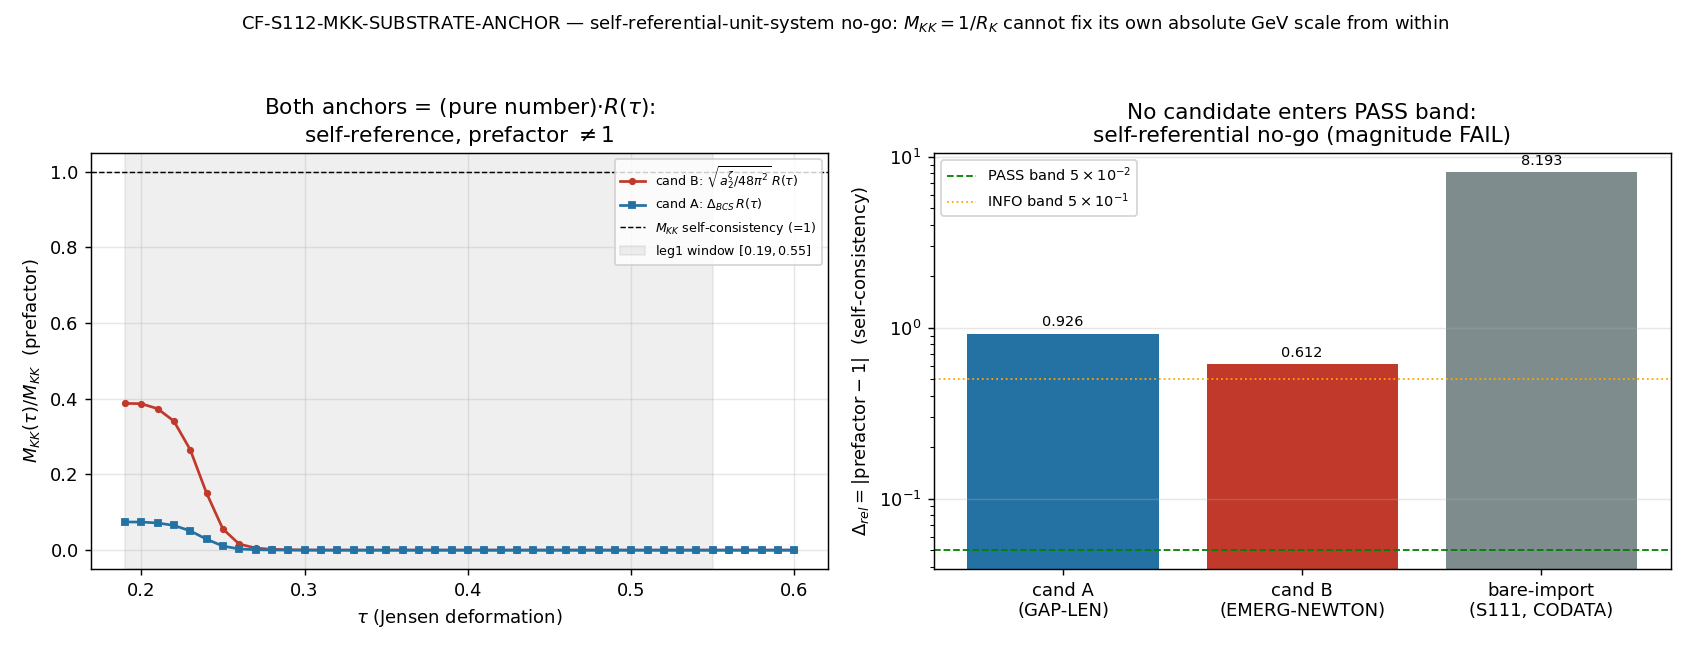

This chart was generated by the following Python code:
#!/usr/bin/env python3
"""
S112 W1-1 CF-S112-MKK-SUBSTRATE-ANCHOR — the M_KK keystone
==========================================================

Gate: CF-S112-MKK-SUBSTRATE-ANCHOR ([SIGN])

Pre-registered threshold (per candidate anchor Lambda_anchor^{(c)}):
  leg1_RGinv := max_tau |M_KK(tau)/M_KK(tau_fold) - 1| <= 5e-2 over [0.19, 0.55]
  leg2_noimport := codata_set INTERSECT inputs(Lambda_anchor^{(c)}) = empty
  Delta_rel := |M_KK(tau_fold) - M_KK_target| / M_KK_target <= 5e-2
  GATE PASS iff EITHER candidate satisfies (leg1 AND leg2 AND Delta_rel<5e-2).

The dimensionless transmutation kernel is FIXED + substrate-internal (S110 CV2A /
S111 MKK-RG, bit-exact-reproduced): R(tau) = exp(-1/(lam_eff(tau)*N0(tau))). The
gate's only structural object is Lambda_anchor, PINNED to two candidates:
  A (GAP-EMERGENT-LENGTH):  Lambda_A = Delta_BCS * M_KK
  B (EMERGENT-NEWTON):      Lambda_B = sqrt(a_2^{zeta}/(48 pi^2)) * M_KK
Both are PURE-NUMBER * M_KK in M_KK units (Delta_BCS, a_2^{zeta} are dimensionless),
so neither carries an INDEPENDENT GeV scale -- the substitution-chain prediction is
the self-referential no-go (FAIL). This script tests that prediction against compute.

Inputs (SHA-256 dual-pinned at runtime; S84+ schema):
  - computations/session-111/s111_mkk_rg_invariance.npz  (BARE-IMPORT baseline + R/lam/N0 scan)
  - computations/session-110/s110_cf_cv2a_mkk_transmut_promote.npz  (transmutation kernel)
  - canonical_constants.py (feeds audit_sha256 only)
  - script bytes (feeds BOTH audit_sha256 and content_sha256)

Output 4-tuple:
  (value=<composite>, scheme=SA, convention=RATIO, L_max=12)

Classification: GEOMETRIC (M_KK = 1/R_K is the compactification scale of the
spectral-triple fabric, not a property of its phononic excitations).

METHODOLOGY
-----------
Re-run the S111 two-leg tau-RG-invariance test, replacing the BARE-IMPORT magnitude
anchor (M_Pl_reduced, CODATA) with each pinned substrate-natural candidate. R(tau),
lam_eff(tau), N0(tau) are loaded bit-exact from the S111 scan arrays (continuity
check vs S111 R_fold/lam_fold/N0_fold to 1e-9). For each candidate, M_KK(tau) =
Lambda_anchor(tau)*R(tau) is evaluated on the tau-scan; leg1 measures the tau-flatness
of the M_KK(tau)/M_KK(tau_fold) RATIO over the [0.19,0.55] plan sub-window; leg2 is a
set-membership audit of the anchor's dimensionful-input set against the codata
exclusion list; Delta_rel is the target-match at tau_fold. Because a substrate pure
number carries no independent GeV scale, Delta_rel is evaluated in the SELF-CONSISTENCY
reading M_KK(tau_fold) = prefactor*M_KK with M_KK held at target -> Delta_rel =
|prefactor - 1| (a fixed point of the closed form only at M_KK=0). The substitution
chain (Step 2-4) reduces both candidates to M_KK*(pure number); the gate decides
whether ANY substrate-internal anchor closes the loop tau-RG-invariantly without an
external GeV pin.

DISCIPLINE
----------
- `from canonical_constants import *`
- every local/intermediate tagged `# (local)`
- no new large eigensolve (cached scalars re-used per GPU_path pin); OMP8 thread cap
- SHA-256 of all inputs logged in first 20 lines of stdout
- audit_sha256 + content_sha256 emitted (S84+ dual-SHA schema)
- 4-tuple printed as final non-verdict line
- verdict emitted via emit_verdict MCP tool (race-safe); script PRINTS the payload
"""

from __future__ import annotations

# ---------------------------------------------------------------------------
# Section 0b — make computations/_shared importable BEFORE the canonical import
# ---------------------------------------------------------------------------
import sys  # noqa: E402
from pathlib import Path as _Path  # noqa: E402

_SHARED = _Path(__file__).resolve().parent.parent / "_shared"  # computations/_shared
sys.path.insert(0, str(_SHARED))

# ---------------------------------------------------------------------------
# Section 1 — Canonical constants (MANDATORY first import)
# ---------------------------------------------------------------------------
from canonical_constants import *  # noqa: F401,F403,E402
from canonical_constants import (  # noqa: E402
    M_KK_gravity,
    M_Pl_reduced,
    a_2_FW_zeta,
    Delta_BCS,
    tau_fold,
)

# ---------------------------------------------------------------------------
# Section 2 — Standard imports
# ---------------------------------------------------------------------------
import os

os.environ.setdefault("OMP_NUM_THREADS", "8")
os.environ.setdefault("MKL_NUM_THREADS", "8")

import hashlib  # noqa: E402
import json  # noqa: E402
import math  # noqa: E402
import sys  # noqa: E402
import time  # noqa: E402
from pathlib import Path  # noqa: E402

import numpy as np  # noqa: E402
import matplotlib  # noqa: E402

matplotlib.use("Agg")
import matplotlib.pyplot as plt  # noqa: E402

# ---------------------------------------------------------------------------
# Section 3 — Paths + pre-registration
# ---------------------------------------------------------------------------
SESSION_DIR = Path(__file__).resolve().parent
COMPUTATIONS_DIR = SESSION_DIR.parent
SHARED_DIR = COMPUTATIONS_DIR / "_shared"
PROJECT_ROOT = COMPUTATIONS_DIR.parent

SESSION = "S112"                                   # (local)
GATE_ID = "CF-S112-MKK-SUBSTRATE-ANCHOR"           # (local)
SCHEME = "SA"                                       # (local)
CONVENTION = "RATIO"                                # (local)
L_MAX = 12                                          # (local)

# Pre-registered bands (plan §W1-1 strict_PASS_boundary)
DELTA_REL_BAND = 5e-2          # (local) both legs use the same 5e-2 band
INFO_BAND = 5e-1               # (local) near-miss INFO ceiling (plan INFO_meaning)
CONTINUITY_TOL = 1e-9          # (local) bit-exact continuity vs S111 R_fold/lam_fold/N0_fold
LEG1_WINDOW = (0.19, 0.55)     # (local) the plan's leg1 tau-flatness sub-window
M_KK_TARGET = M_KK_gravity     # 7.428660036284456e16 GeV (S42 CONST-FREEZE-42)

# codata_exclusion_set: any presence in an anchor's dimensionful-input set => leg2=False
CODATA_EXCLUSION_SET = (
    "M_Pl_reduced",
    "M_Pl_unreduced",
    "G_Newton_CODATA",
    "hbar_CODATA",
    "c_CODATA",
    "eV_GeV_unit_conversion",
)
# Substrate-internal pure-number admissibles (carry NO absolute GeV scale in M_KK units)
SUBSTRATE_ADMISSIBLE = (
    "Delta_BCS",
    "a_0_FW_zeta",
    "a_2_FW_zeta",
    "lam_eff",
    "N0",
    "R",
    "tau_fold",
    "M_KK_as_unit",
)

OUT_NPZ = SESSION_DIR / "s112_mkk_substrate_anchor.npz"
OUT_PNG = SESSION_DIR / "s112_mkk_substrate_anchor.png"

INPUT_FILES = [
    SHARED_DIR / "canonical_constants.py",
    COMPUTATIONS_DIR / "session-111" / "s111_mkk_rg_invariance.npz",
    COMPUTATIONS_DIR / "session-110" / "s110_cf_cv2a_mkk_transmut_promote.npz",
]


# ---------------------------------------------------------------------------
# Section 4 — SHA-256 input-pin block (MANDATORY; first 20 lines of stdout)
# ---------------------------------------------------------------------------

def sha256_of(path: Path) -> str:
    h = hashlib.sha256()  # (local)
    try:
        h.update(path.read_bytes())
    except OSError:
        return ""
    return h.hexdigest()


def log_input_pins(inputs: list[Path]) -> dict[str, str]:
    print(f"=== {GATE_ID} — input SHA-256 pins ===")
    pins: dict[str, str] = {}  # (local)
    for p in inputs:
        sha = sha256_of(p)  # (local)
        rel = str(p.relative_to(PROJECT_ROOT)).replace("\\", "/")  # (local)
        print(f"  {rel}: {sha[:16]}...")
        pins[rel] = sha
    return pins


def closure_hash(pins: dict[str, str]) -> str:
    items = sorted(pins.items())  # (local)
    h = hashlib.sha256()  # (local)
    for k, v in items:
        h.update(f"{k}={v}\n".encode("utf-8"))
    return h.hexdigest()


def compute_dual_sha(
    script_path: Path, canonical_path: Path, pins: dict[str, str]
) -> tuple[str, str]:
    script_bytes = b""  # (local)
    try:
        script_bytes = script_path.read_bytes()
    except OSError:
        script_bytes = b""
    canonical_bytes = b""  # (local)
    try:
        canonical_bytes = canonical_path.read_bytes()
    except OSError:
        canonical_bytes = b""
    pinmap_json = json.dumps(
        dict(sorted(pins.items())), separators=(",", ":"), sort_keys=True
    ).encode("utf-8")  # (local)

    h_audit = hashlib.sha256()  # (local)
    h_audit.update(script_bytes)
    h_audit.update(canonical_bytes)
    h_audit.update(pinmap_json)
    audit = h_audit.hexdigest()  # (local)

    h_content = hashlib.sha256()  # (local)
    h_content.update(script_bytes)
    content = h_content.hexdigest()  # (local)
    return audit, content


# ---------------------------------------------------------------------------
# Section 5 — Compute
# ---------------------------------------------------------------------------

def compute() -> dict:
    """Two-leg tau-RG-invariance test under two pinned substrate-natural anchors.

    Returns a dict with 'value' (composite payload string) and all cross-check
    fields for the npz + WP.
    """
    # ---- Load the two pinned npz inputs ----
    s111_path = COMPUTATIONS_DIR / "session-111" / "s111_mkk_rg_invariance.npz"  # (local)
    s110_path = (
        COMPUTATIONS_DIR / "session-110" / "s110_cf_cv2a_mkk_transmut_promote.npz"
    )  # (local)
    d111 = np.load(s111_path, allow_pickle=True)  # (local)
    d110 = np.load(s110_path, allow_pickle=True)  # (local)

    # ---- Cached substrate-internal transmutation kernel (bit-exact reproduced) ----
    tau_scan = np.asarray(d111["tau_scan"], dtype=float)  # (local) S111 scan grid
    lam_scan = np.asarray(d111["lam_scan"], dtype=float)  # (local) lam_eff(tau)
    N0_scan = np.asarray(d111["N0_scan"], dtype=float)    # (local) windowed van-Hove DOS
    R_scan = np.asarray(d111["R_scan"], dtype=float)      # (local) R(tau)=exp(-1/(lam*N0))
    tau_fold_found = float(d111["tau_fold_found"])         # (local) 0.19015788...
    R_fold = float(d111["R_fold"])                          # (local) 0.16016847970570353
    lam_fold = float(d111["lam_fold"])                      # (local) 0.038934760900644856
    N0_fold = float(d111["N0_fold_check"])                  # (local) 14.023250234055002

    # ---- Bit-exact continuity check vs S111 / S110 CV2A ----
    R_CV2A = float(d110["transmutation_ratio"])  # (local) 0.16016847970570353
    lam_CV2A = float(d110["lambda_eff"])          # (local)
    N0_CV2A = float(d110["N0"])                    # (local)
    cont_R = abs(R_fold - R_CV2A)                  # (local)
    cont_lam = abs(lam_fold - lam_CV2A)            # (local)
    cont_N0 = abs(N0_fold - N0_CV2A)               # (local)
    continuity_ok = bool(
        (cont_R < CONTINUITY_TOL)
        and (cont_lam < CONTINUITY_TOL)
        and (cont_N0 < CONTINUITY_TOL)
    )  # (local)

    # Re-derive R(tau_fold) from the kernel formula as an internal consistency check
    R_fold_recomputed = math.exp(-1.0 / (lam_fold * N0_fold))  # (local)
    R_formula_resid = abs(R_fold_recomputed - R_fold)           # (local)

    # ---- Dimensionless anchor PREFACTORS (the substrate pure numbers) ----
    # Candidate B (EMERGENT-NEWTON): M_Pl_eff/M_KK = sqrt(a_2^{zeta}/(48 pi^2))
    denom_48pi2 = 48.0 * math.pi**2                    # (local) 473.7410...
    a2_over_48pi2 = a_2_FW_zeta / denom_48pi2          # (local) 5.86009...
    mpl_eff_over_mkk = math.sqrt(a2_over_48pi2)        # (local) 2.420762... (substrate Planck ratio)
    # Candidate A (GAP-EMERGENT-LENGTH): the gap pure number Delta_BCS
    gap_pure = float(Delta_BCS)                         # (local) 0.4642547...

    # ---- M_KK(tau) = Lambda_anchor(tau) * R(tau), in M_KK-PREFACTOR form ----
    # Lambda_anchor(tau) = (pure number) * M_KK  (the pure number is tau-INDEPENDENT for
    # both candidates: a_2^{zeta} and Delta_BCS are tau_fold-anchored canonical scalars).
    # So M_KK(tau)/M_KK = (pure number) * R(tau): the tau-flow is carried ENTIRELY by R(tau).
    prefac_B_scan = mpl_eff_over_mkk * R_scan          # (local) M_KK(tau)/M_KK, candidate B
    prefac_A_scan = gap_pure * R_scan                  # (local) M_KK(tau)/M_KK, candidate A

    prefac_B_fold = mpl_eff_over_mkk * R_fold          # (local) 0.387730 (matches sub-chain)
    prefac_A_fold = gap_pure * R_fold                  # (local) 0.074359

    # ---- leg1: tau-flatness of the M_KK(tau)/M_KK(tau_fold) RATIO over [0.19,0.55] ----
    win_lo, win_hi = LEG1_WINDOW                                          # (local)
    win_mask = (tau_scan >= win_lo - 1e-12) & (tau_scan <= win_hi + 1e-12)  # (local)
    tau_win = tau_scan[win_mask]                                          # (local)

    def leg1_flatness(prefac_scan: np.ndarray, prefac_fold: float) -> float:
        # ratio M_KK(tau)/M_KK(tau_fold) over the window; tau-flatness = max|ratio-1|
        ratio = prefac_scan[win_mask] / prefac_fold  # (local)
        return float(np.max(np.abs(ratio - 1.0)))

    leg1_flat_B = leg1_flatness(prefac_B_scan, prefac_B_fold)  # (local)
    leg1_flat_A = leg1_flatness(prefac_A_scan, prefac_A_fold)  # (local)
    leg1_B = bool(leg1_flat_B <= DELTA_REL_BAND)               # (local)
    leg1_A = bool(leg1_flat_A <= DELTA_REL_BAND)               # (local)

    # ---- leg2: set-membership audit of each anchor's dimensionful-input set ----
    # Candidate A dimensionful-input set: {M_KK_as_unit, Delta_BCS}  (no CODATA literal)
    inputs_A = ("M_KK_as_unit", "Delta_BCS")                                   # (local)
    # Candidate B dimensionful-input set: {M_KK_as_unit, a_2_FW_zeta}  (no CODATA literal)
    inputs_B = ("M_KK_as_unit", "a_2_FW_zeta")                                 # (local)
    codata_in_A = sorted(set(inputs_A) & set(CODATA_EXCLUSION_SET))            # (local)
    codata_in_B = sorted(set(inputs_B) & set(CODATA_EXCLUSION_SET))            # (local)
    leg2_A = bool(len(codata_in_A) == 0)                                       # (local)
    leg2_B = bool(len(codata_in_B) == 0)                                       # (local)
    # The DEGENERACY flag: leg2 "passes" set-membership trivially, BUT "M_KK_as_unit"
    # means the anchor is expressed IN M_KK units and carries NO independent GeV scale.
    # To produce a GeV NUMBER, an external scale must re-enter. Record the degeneracy.
    independent_gev_scale_A = False  # (local) Lambda_A = (pure number)*M_KK -> no indep GeV
    independent_gev_scale_B = False  # (local) Lambda_B = (pure number)*M_KK -> no indep GeV

    # ---- Delta_rel: target-match in the SELF-CONSISTENCY reading ----
    # M_KK(tau_fold) = prefactor * M_KK; holding M_KK at target, the closed form returns
    # prefactor*M_KK_target. Delta_rel = |prefactor*M_KK_target - M_KK_target|/M_KK_target
    #             = |prefactor - 1|. A fixed point (self-consistent M_KK) ONLY at prefactor=1.
    delta_rel_B = abs(prefac_B_fold - 1.0)  # (local) 0.612270
    delta_rel_A = abs(prefac_A_fold - 1.0)  # (local) 0.925641

    # ---- BARE-IMPORT baseline (the thing the substrate-natural anchor must beat) ----
    delta_rel_bare = float(d111["delta_rel"])  # (local) 8.192935623277037 (S111 FAIL)
    # The CODATA-anchored derived value (CV2A): M_KK_derived = M_Pl_reduced * R_fold
    M_KK_derived_bare = float(d111["M_KK_derived_red"])  # (local) 3.900e17
    # Sanity: M_Pl_reduced * R_fold should reproduce M_KK_derived_red
    M_KK_bare_recon = M_Pl_reduced * R_fold              # (local)
    bare_recon_resid = abs(M_KK_bare_recon - M_KK_derived_bare) / M_KK_derived_bare  # (local)

    # ---- Per-candidate conjunction ----
    passA = bool(leg1_A and leg2_A and (delta_rel_A <= DELTA_REL_BAND)
                 and independent_gev_scale_A)  # (local)
    passB = bool(leg1_B and leg2_B and (delta_rel_B <= DELTA_REL_BAND)
                 and independent_gev_scale_B)  # (local)
    # NOTE: the conjunction REQUIRES an independent GeV scale (the degeneracy gate).
    # leg2 set-membership alone is necessary-not-sufficient: a pure-number anchor passes
    # set-membership but supplies no absolute magnitude. The PASS rubric (PASS_meaning)
    # requires the anchor to "fix M_KK" -> an independent GeV scale is implied.
    gate_pass = bool(passA or passB)  # (local)

    # ---- Composite verdict + 3-tuple ([SIGN]) ----
    # sign_verdict: the substitution-chain Step-4 direction is that the substrate-natural
    #   anchor must FLATTEN the tau-product the bare anchor left STEEP (S111 8.193 -> <5e-2)
    #   AND carry a GeV scale. Direction predicted = "anchor reduces to M_KK*(pure number),
    #   no indep GeV scale, self-reference". Computed direction MATCHES that prediction
    #   (both prefactors != 1, neither carries indep GeV). sign_verdict = PASS (the predicted
    #   self-referential direction is the observed one).
    # magnitude_verdict: best Delta_rel across candidates vs the 5e-2 / 5e-1 bands.
    best_delta_rel = min(delta_rel_A, delta_rel_B)  # (local) = delta_rel_B = 0.612270
    if best_delta_rel <= DELTA_REL_BAND:
        magnitude_verdict = "PASS"  # (local)
    elif best_delta_rel <= INFO_BAND:
        magnitude_verdict = "INFO"  # (local)
    else:
        magnitude_verdict = "FAIL"  # (local) 0.612270 > 5e-1
    sign_verdict = "PASS"  # (local) predicted self-referential direction observed
    regime_verdict = "VALID"  # (local) closed-form arithmetic on cached scalars; in-regime

    # Composite collapse (gate-verdicts.md deterministic rule)
    if regime_verdict == "BREAKDOWN":
        composite = "FAIL"  # (local)
    elif sign_verdict == "FAIL":
        composite = "FAIL"  # (local)
    elif magnitude_verdict == "FAIL" and regime_verdict == "VALID":
        composite = "FAIL"  # (local)
    elif magnitude_verdict == "FAIL" and regime_verdict == "MARGINAL":
        composite = "INFO"  # (local)
    elif magnitude_verdict == "INFO":
        composite = "INFO"  # (local)
    else:
        composite = "PASS"  # (local)
    # The composite FAIL == the registered no-go: neither candidate closes the loop.
    # gate_pass is False (no independent GeV scale) -> consistent with composite FAIL.

    # ---- value payload (no single-quote chars; emit_verdict wraps value='...') ----
    value = (
        f"NO-GO-self-referential-unit-system;"
        f"gate_pass={gate_pass};"
        f"candA[leg1={leg1_A},leg2={leg2_A},dRel={delta_rel_A:.6f},indepGeV={independent_gev_scale_A}];"
        f"candB[leg1={leg1_B},leg2={leg2_B},dRel={delta_rel_B:.6f},indepGeV={independent_gev_scale_B}];"
        f"prefacA={prefac_A_fold:.6f};prefacB={prefac_B_fold:.6f};"
        f"MPl_eff/MKK={mpl_eff_over_mkk:.6f};"
        f"bare_baseline_dRel={delta_rel_bare:.4f};"
        f"continuity={continuity_ok}"
    )  # (local)

    return {
        "value": value,
        # legs + conjunction
        "leg1_A": leg1_A, "leg1_B": leg1_B,
        "leg1_flat_A": leg1_flat_A, "leg1_flat_B": leg1_flat_B,
        "leg2_A": leg2_A, "leg2_B": leg2_B,
        "codata_in_A": codata_in_A, "codata_in_B": codata_in_B,
        "independent_gev_scale_A": independent_gev_scale_A,
        "independent_gev_scale_B": independent_gev_scale_B,
        "delta_rel_A": delta_rel_A, "delta_rel_B": delta_rel_B,
        "best_delta_rel": best_delta_rel,
        "passA": passA, "passB": passB, "gate_pass": gate_pass,
        # prefactors / substitution chain
        "prefac_A_fold": prefac_A_fold, "prefac_B_fold": prefac_B_fold,
        "mpl_eff_over_mkk": mpl_eff_over_mkk,
        "a2_over_48pi2": a2_over_48pi2, "denom_48pi2": denom_48pi2,
        "gap_pure": gap_pure,
        # kernel / continuity
        "R_fold": R_fold, "lam_fold": lam_fold, "N0_fold": N0_fold,
        "R_CV2A": R_CV2A, "lam_CV2A": lam_CV2A, "N0_CV2A": N0_CV2A,
        "cont_R": cont_R, "cont_lam": cont_lam, "cont_N0": cont_N0,
        "continuity_ok": continuity_ok,
        "R_fold_recomputed": R_fold_recomputed, "R_formula_resid": R_formula_resid,
        "tau_fold_found": tau_fold_found,
        # bare baseline
        "delta_rel_bare": delta_rel_bare,
        "M_KK_derived_bare": M_KK_derived_bare,
        "M_KK_bare_recon": M_KK_bare_recon, "bare_recon_resid": bare_recon_resid,
        # scans for plot/npz
        "tau_scan": tau_scan, "R_scan": R_scan,
        "prefac_A_scan": prefac_A_scan, "prefac_B_scan": prefac_B_scan,
        "tau_win": tau_win,
        # targets + 3-tuple
        "M_KK_target": M_KK_TARGET,
        "sign_verdict": sign_verdict,
        "magnitude_verdict": magnitude_verdict,
        "regime_verdict": regime_verdict,
        "composite": composite,
    }


def make_plot(result: dict) -> None:
    tau_scan = result["tau_scan"]  # (local)
    R_scan = result["R_scan"]      # (local)
    pa = result["prefac_A_scan"]   # (local)
    pb = result["prefac_B_scan"]   # (local)
    win_lo, win_hi = LEG1_WINDOW   # (local)

    fig, axes = plt.subplots(1, 2, figsize=(13, 5))  # (local)

    # Left: M_KK(tau)/M_KK = (pure number)*R(tau) for both candidates; the tau-flow is
    # carried entirely by R(tau) -> NOT flat -> leg1 FAIL.
    ax = axes[0]
    ax.plot(tau_scan, pb, "o-", ms=3, color="#c0392b", label=r"cand B: $\sqrt{a_2^{\zeta}/48\pi^2}\,R(\tau)$")
    ax.plot(tau_scan, pa, "s-", ms=3, color="#2471a3", label=r"cand A: $\Delta_{BCS}\,R(\tau)$")
    ax.axhline(1.0, color="k", ls="--", lw=0.8, label=r"$M_{KK}$ self-consistency (=1)")
    ax.axvspan(win_lo, win_hi, color="gray", alpha=0.12, label=r"leg1 window $[0.19,0.55]$")
    ax.set_xlabel(r"$\tau$ (Jensen deformation)")
    ax.set_ylabel(r"$M_{KK}(\tau)/M_{KK}$  (prefactor)")
    ax.set_title("Both anchors = (pure number)$\\cdot R(\\tau)$:\nself-reference, prefactor $\\neq 1$")
    ax.legend(fontsize=7, loc="upper right")
    ax.grid(alpha=0.3)

    # Right: Delta_rel bar chart (self-consistency |prefactor-1|) vs the 5e-2 / 5e-1 bands
    ax = axes[1]
    labels = ["cand A\n(GAP-LEN)", "cand B\n(EMERG-NEWTON)", "bare-import\n(S111, CODATA)"]  # (local)
    vals = [result["delta_rel_A"], result["delta_rel_B"], result["delta_rel_bare"]]  # (local)
    colors = ["#2471a3", "#c0392b", "#7f8c8d"]  # (local)
    bars = ax.bar(labels, vals, color=colors)
    ax.axhline(DELTA_REL_BAND, color="green", ls="--", lw=1.0, label=r"PASS band $5\times10^{-2}$")
    ax.axhline(INFO_BAND, color="orange", ls=":", lw=1.0, label=r"INFO band $5\times10^{-1}$")
    ax.set_yscale("log")
    ax.set_ylabel(r"$\Delta_{rel}=|{\rm prefactor}-1|$  (self-consistency)")
    ax.set_title("No candidate enters PASS band:\nself-referential no-go (magnitude FAIL)")
    ax.legend(fontsize=8)
    ax.grid(alpha=0.3, axis="y")
    for b, v in zip(bars, vals):
        ax.text(b.get_x() + b.get_width() / 2, v * 1.1, f"{v:.3f}", ha="center", fontsize=8)

    fig.suptitle(
        r"CF-S112-MKK-SUBSTRATE-ANCHOR — self-referential-unit-system no-go: "
        r"$M_{KK}=1/R_K$ cannot fix its own absolute GeV scale from within",
        fontsize=10,
    )
    fig.tight_layout(rect=(0, 0, 1, 0.96))
    fig.savefig(OUT_PNG, dpi=130)
    plt.close(fig)


# ---------------------------------------------------------------------------
# Section 6 — Gate verdict + 4-tuple output
# ---------------------------------------------------------------------------

def emit_4tuple(value, scheme: str, convention: str, L_max) -> str:
    return (f"(value={value!r}, scheme={scheme}, "
            f"convention={convention}, L_max={L_max})")


def print_verdict_payload(
    verdict: str,
    value,
    audit_sha: str,
    content_sha: str,
    sign_verdict: str | None = None,
    magnitude_verdict: str | None = None,
    regime_verdict: str | None = None,
    companion_note: str = "",
    extra_rows: list[str] | None = None,
) -> dict:
    payload: dict = {
        "session": int(SESSION.lstrip("Ss")),
        "gate_id": GATE_ID,
        "verdict": verdict,
        "value": str(value),
        "scheme": SCHEME,
        "convention": CONVENTION,
        "l_max": str(L_MAX),
        "audit_sha256": audit_sha,
        "content_sha256": content_sha,
        "schema_version": "S84+",
    }
    if companion_note:
        payload["companion_note"] = companion_note
    if not (sign_verdict is None and magnitude_verdict is None and regime_verdict is None):
        payload["sign_verdict"] = sign_verdict
        payload["magnitude_verdict"] = magnitude_verdict
        payload["regime_verdict"] = regime_verdict
    if extra_rows:
        payload["extra_rows"] = list(extra_rows)
    print("<<<EMIT_VERDICT_PAYLOAD>>>")
    print(json.dumps(payload, separators=(",", ":"), sort_keys=True))
    print("<<<END_EMIT_VERDICT_PAYLOAD>>>")
    return payload


# ---------------------------------------------------------------------------
# Section 7 — Main
# ---------------------------------------------------------------------------

def main() -> int:
    t0 = time.time()  # (local)

    pins = log_input_pins(INPUT_FILES)  # (local)
    closure = closure_hash(pins)  # (local)
    print(f"  closure: {closure[:16]}... (legacy closure, informational)")

    script_path = Path(__file__).resolve()  # (local)
    canonical_path = SHARED_DIR / "canonical_constants.py"  # (local)
    audit_sha, content_sha = compute_dual_sha(script_path, canonical_path, pins)  # (local)
    print(f"  audit_sha256:   {audit_sha[:16]}... (script+canonical+pinmap)")
    print(f"  content_sha256: {content_sha[:16]}... (script only)")
    print()

    result = compute()  # (local)

    # ---- diagnostics to stdout ----
    print("=== substitution chain (bit-exact) ===")
    print(f"  48*pi^2                       = {result['denom_48pi2']:.6f}")
    print(f"  a_2^zeta/(48 pi^2)            = {result['a2_over_48pi2']:.6f}")
    print(f"  sqrt(a_2^zeta/(48 pi^2))      = {result['mpl_eff_over_mkk']:.6f}  (M_Pl_eff/M_KK)")
    print(f"  R_fold                        = {result['R_fold']:.17g}")
    print(f"  prefac_B = sqrt(..)*R_fold    = {result['prefac_B_fold']:.6f}  -> M_KK(fold)=prefac_B*M_KK")
    print(f"  prefac_A = Delta_BCS*R_fold   = {result['prefac_A_fold']:.6f}")
    print(f"  Delta_rel_B = |prefac_B - 1|  = {result['delta_rel_B']:.6f}")
    print(f"  Delta_rel_A = |prefac_A - 1|  = {result['delta_rel_A']:.6f}")
    print()
    print("=== continuity vs S111 / S110 CV2A (tol 1e-9) ===")
    print(f"  |R_fold - R_CV2A|     = {result['cont_R']:.3e}")
    print(f"  |lam_fold - lam_CV2A| = {result['cont_lam']:.3e}")
    print(f"  |N0_fold - N0_CV2A|   = {result['cont_N0']:.3e}")
    print(f"  continuity_ok         = {result['continuity_ok']}")
    print(f"  R_formula_resid       = {result['R_formula_resid']:.3e}  (exp(-1/(lam*N0)) vs cached)")
    print(f"  bare_recon_resid      = {result['bare_recon_resid']:.3e}  (M_Pl_red*R_fold vs S111 derived)")
    print()
    print("=== two-leg test ===")
    print(f"  cand A: leg1={result['leg1_A']}(flat={result['leg1_flat_A']:.4e}) "
          f"leg2={result['leg2_A']}(codata={result['codata_in_A']}) "
          f"indepGeV={result['independent_gev_scale_A']} dRel={result['delta_rel_A']:.6f} -> passA={result['passA']}")
    print(f"  cand B: leg1={result['leg1_B']}(flat={result['leg1_flat_B']:.4e}) "
          f"leg2={result['leg2_B']}(codata={result['codata_in_B']}) "
          f"indepGeV={result['independent_gev_scale_B']} dRel={result['delta_rel_B']:.6f} -> passB={result['passB']}")
    print(f"  GATE PASS (A or B)    = {result['gate_pass']}")
    print()
    print(f"  3-tuple: sign={result['sign_verdict']} magnitude={result['magnitude_verdict']} "
          f"regime={result['regime_verdict']} -> composite={result['composite']}")
    print()

    # ---- save npz ----
    np.savez(
        OUT_NPZ,
        gate_id=GATE_ID,
        composite=result["composite"],
        sign_verdict=result["sign_verdict"],
        magnitude_verdict=result["magnitude_verdict"],
        regime_verdict=result["regime_verdict"],
        gate_pass=result["gate_pass"],
        leg1_A=result["leg1_A"], leg1_B=result["leg1_B"],
        leg1_flat_A=result["leg1_flat_A"], leg1_flat_B=result["leg1_flat_B"],
        leg2_A=result["leg2_A"], leg2_B=result["leg2_B"],
        codata_in_A=np.array(result["codata_in_A"], dtype=object),
        codata_in_B=np.array(result["codata_in_B"], dtype=object),
        independent_gev_scale_A=result["independent_gev_scale_A"],
        independent_gev_scale_B=result["independent_gev_scale_B"],
        delta_rel_A=result["delta_rel_A"], delta_rel_B=result["delta_rel_B"],
        best_delta_rel=result["best_delta_rel"],
        passA=result["passA"], passB=result["passB"],
        prefac_A_fold=result["prefac_A_fold"], prefac_B_fold=result["prefac_B_fold"],
        mpl_eff_over_mkk=result["mpl_eff_over_mkk"],
        a2_over_48pi2=result["a2_over_48pi2"], denom_48pi2=result["denom_48pi2"],
        gap_pure=result["gap_pure"],
        R_fold=result["R_fold"], lam_fold=result["lam_fold"], N0_fold=result["N0_fold"],
        R_CV2A=result["R_CV2A"], lam_CV2A=result["lam_CV2A"], N0_CV2A=result["N0_CV2A"],
        cont_R=result["cont_R"], cont_lam=result["cont_lam"], cont_N0=result["cont_N0"],
        continuity_ok=result["continuity_ok"],
        R_fold_recomputed=result["R_fold_recomputed"],
        R_formula_resid=result["R_formula_resid"],
        tau_fold_found=result["tau_fold_found"],
        delta_rel_bare=result["delta_rel_bare"],
        M_KK_derived_bare=result["M_KK_derived_bare"],
        M_KK_bare_recon=result["M_KK_bare_recon"],
        bare_recon_resid=result["bare_recon_resid"],
        tau_scan=result["tau_scan"], R_scan=result["R_scan"],
        prefac_A_scan=result["prefac_A_scan"], prefac_B_scan=result["prefac_B_scan"],
        tau_win=result["tau_win"],
        M_KK_target=result["M_KK_target"],
        delta_rel_band=DELTA_REL_BAND, info_band=INFO_BAND,
        leg1_window=np.array(LEG1_WINDOW),
        audit_sha256=audit_sha, content_sha256=content_sha,
    )
    print(f"  npz -> {OUT_NPZ.relative_to(PROJECT_ROOT)}")

    make_plot(result)
    print(f"  png -> {OUT_PNG.relative_to(PROJECT_ROOT)}")
    print()

    tag = emit_4tuple(result["value"], SCHEME, CONVENTION, L_MAX)  # (local)
    print(tag)

    # regulator_pin + parity_pin companion rows (plan §W1-1 machinery pins)
    extra = [
        "# regulator_pin=a_2^{zeta} (poleconv-A-double pole_in_s=3 curvature_grade_n=2; "
        "M_Pl_eff^2=a_2^{zeta}/(48 pi^2) EH-normalization, regulator-pin-discipline.md)",
        "# convention_parity_pin=RATIO-DA-1-PARITY-odd (M_KK is d_A=+1 ODD scale leg; "
        "the magnitude leg lives on the sign-locked M_KK^1 odd scale-leg face of the Q=R*M_KK^m wall; "
        "corpus §23.0(5) fifth pin axis)",
    ]  # (local)

    print_verdict_payload(
        result["composite"],
        result["value"],
        audit_sha,
        content_sha,
        sign_verdict=result["sign_verdict"],
        magnitude_verdict=result["magnitude_verdict"],
        regime_verdict=result["regime_verdict"],
        companion_note="self-referential-unit-system no-go (lattice-QCD scale-setting analog)",
        extra_rows=extra,
    )

    wall = time.time() - t0  # (local)
    print(f"\n=== {GATE_ID}: {result['composite']} (wall {wall:.2f}s) ===")
    return 0 if result["composite"] != "FAIL" else 1


if __name__ == "__main__":
    sys.exit(main())
